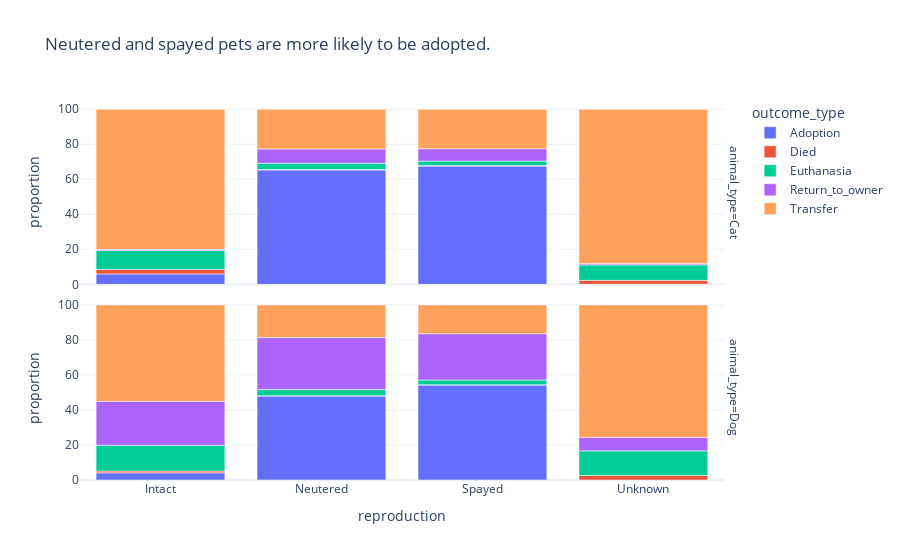

Notebook code for this chart:
### Markdown cell above
* Most adopted pets are young, a huge part being babies. 
* The adult portion comes more from the dogs side.

### Code cell
df_repr_outcome = df_train.groupby(['animal_type', 'reproduction', 'outcome_type']).size().reset_index(name = 'count')
df_repr_outcome['proportion'] = df_repr_outcome.groupby(['reproduction', 'animal_type'])['count'].transform(lambda x: x / x.sum() * 100)
px.bar(df_repr_outcome, x = 'reproduction', y = 'proportion', color = 'outcome_type', facet_row = 'animal_type', title = 'Neutered and spayed pets are more likely to be adopted!')

### Figure 1 — Plotly figure (JSON) as saved in the notebook; plotly's stock layout.template omitted (floating-point values rounded to 4 significant figures)
{"data": [{"alignmentgroup": "True", "hovertemplate": "outcome_type=Adoption<br>animal_type=Cat<br>reproduction=%{x}<br>proportion=%{y}<extra></extra>", "legendgroup": "Adoption", "marker": {"color": "#636efa", "pattern": {"shape": ""}}, "name": "Adoption", "offsetgroup": "Adoption", "orientation": "v", "showlegend": true, "textposition": "auto", "type": "bar", "x": ["Intact", "Neutered", "Spayed"], "xaxis": "x2", "y": [5.89, 65.29, 67.5], "yaxis": "y2"}, {"alignmentgroup": "True", "hovertemplate": "outcome_type=Adoption<br>animal_type=Dog<br>reproduction=%{x}<br>proportion=%{y}<extra></extra>", "legendgroup": "Adoption", "marker": {"color": "#636efa", "pattern": {"shape": ""}}, "name": "Adoption", "offsetgroup": "Adoption", "orientation": "v", "showlegend": false, "textposition": "auto", "type": "bar", "x": ["Intact", "Neutered", "Spayed"], "xaxis": "x", "y": [4.107, 47.97, 54.29], "yaxis": "y"}, {"alignmentgroup": "True", "hovertemplate": "outcome_type=Died<br>animal_type=Cat<br>reproduction=%{x}<br>proportion=%{y}<extra></extra>", "legendgroup": "Died", "marker": {"color": "#EF553B", "pattern": {"shape": ""}}, "name": "Died", "offsetgroup": "Died", "orientation": "v", "showlegend": true, "textposition": "auto", "type": "bar", "x": ["Intact", "Neutered", "Spayed", "Unknown"], "xaxis": "x2", "y": [2.574, 0.2936, 0.3652, 2.264], "yaxis": "y2"}, {"alignmentgroup": "True", "hovertemplate": "outcome_type=Died<br>animal_type=Dog<br>reproduction=%{x}<br>proportion=%{y}<extra></extra>", "legendgroup": "Died", "marker": {"color": "#EF553B", "pattern": {"shape": ""}}, "name": "Died", "offsetgroup": "Died", "orientation": "v", "showlegend": false, "textposition": "auto", "type": "bar", "x": ["Intact", "Neutered", "Spayed", "Unknown"], "xaxis": "x", "y": [1.035, 0.1489, 0.1205, 2.564], "yaxis": "y"}, {"alignmentgroup": "True", "hovertemplate": "outcome_type=Euthanasia<br>animal_type=Cat<br>reproduction=%{x}<br>proportion=%{y}<extra></extra>", "legendgroup": "Euthanasia", "marker": {"color": "#00cc96", "pattern": {"shape": ""}}, "name": "Euthanasia", "offsetgroup": "Euthanasia", "orientation": "v", "showlegend": true, "textposition": "auto", "type": "bar", "x": ["Intact", "Neutered", "Spayed", "Unknown"], "xaxis": "x2", "y": [10.81, 3.524, 2.49, 8.858], "yaxis": "y2"}, {"alignmentgroup": "True", "hovertemplate": "outcome_type=Euthanasia<br>animal_type=Dog<br>reproduction=%{x}<br>proportion=%{y}<extra></extra>", "legendgroup": "Euthanasia", "marker": {"color": "#00cc96", "pattern": {"shape": ""}}, "name": "Euthanasia", "offsetgroup": "Euthanasia", "orientation": "v", "showlegend": false, "textposition": "auto", "type": "bar", "x": ["Intact", "Neutered", "Spayed", "Unknown"], "xaxis": "x", "y": [14.72, 3.515, 2.703, 14.1], "yaxis": "y"}, {"alignmentgroup": "True", "hovertemplate": "outcome_type=Return_to_owner<br>animal_type=Cat<br>reproduction=%{x}<br>proportion=%{y}<extra></extra>", "legendgroup": "Return_to_owner", "marker": {"color": "#ab63fa", "pattern": {"shape": ""}}, "name": "Return_to_owner", "offsetgroup": "Return_to_owner", "orientation": "v", "showlegend": true, "textposition": "auto", "type": "bar", "x": ["Intact", "Neutered", "Spayed", "Unknown"], "xaxis": "x2", "y": [0.6929, 8.222, 7.072, 0.689], "yaxis": "y2"}, {"alignmentgroup": "True", "hovertemplate": "outcome_type=Return_to_owner<br>animal_type=Dog<br>reproduction=%{x}<br>proportion=%{y}<extra></extra>", "legendgroup": "Return_to_owner", "marker": {"color": "#ab63fa", "pattern": {"shape": ""}}, "name": "Return_to_owner", "offsetgroup": "Return_to_owner", "orientation": "v", "showlegend": false, "textposition": "auto", "type": "bar", "x": ["Intact", "Neutered", "Spayed", "Unknown"], "xaxis": "x", "y": [25.04, 29.71, 26.43, 7.692], "yaxis": "y"}, {"alignmentgroup": "True", "hovertemplate": "outcome_type=Transfer<br>animal_type=Cat<br>reproduction=%{x}<br>proportion=%{y}<extra></extra>", "legendgroup": "Transfer", "marker": {"color": "#FFA15A", "pattern": {"shape": ""}}, "name": "Transfer", "offsetgroup": "Transfer", "orientation": "v", "showlegend": true, "textposition": "auto", "type": "bar", "x": ["Intact", "Neutered", "Spayed", "Unknown"], "xaxis": "x2", "y": [80.03, 22.68, 22.58, 88.19], "yaxis": "y2"}, {"alignmentgroup": "True", "hovertemplate": "outcome_type=Transfer<br>animal_type=Dog<br>reproduction=%{x}<br>proportion=%{y}<extra></extra>", "legendgroup": "Transfer", "marker": {"color": "#FFA15A", "pattern": {"shape": ""}}, "name": "Transfer", "offsetgroup": "Transfer", "orientation": "v", "showlegend": false, "textposition": "auto", "type": "bar", "x": ["Intact", "Neutered", "Spayed", "Unknown"], "xaxis": "x", "y": [55.09, 18.65, 16.46, 75.64], "yaxis": "y"}], "layout": {"annotations": [{"font": {}, "showarrow": false, "text": "animal_type=Dog", "textangle": 90, "x": 0.98, "xanchor": "left", "xref": "paper", "y": 0.2425, "yanchor": "middle", "yref": "paper"}, {"font": {}, "showarrow": false, "text": "animal_type=Cat", "textangle": 90, "x": 0.98, "xanchor": "left", "xref": "paper", "y": 0.7575, "yanchor": "middle", "yref": "paper"}], "barmode": "relative", "legend": {"title": {"text": "outcome_type"}, "tracegroupgap": 0}, "title": {"text": "Neutered and spayed pets are more likely to be adopted."}, "xaxis": {"anchor": "y", "domain": [0, 0.98], "title": {"text": "reproduction"}}, "xaxis2": {"anchor": "y2", "domain": [0, 0.98], "matches": "x", "showticklabels": false}, "yaxis": {"anchor": "x", "domain": [0, 0.485], "title": {"text": "proportion"}}, "yaxis2": {"anchor": "x2", "domain": [0.515, 1], "matches": "y", "title": {"text": "proportion"}}}}
